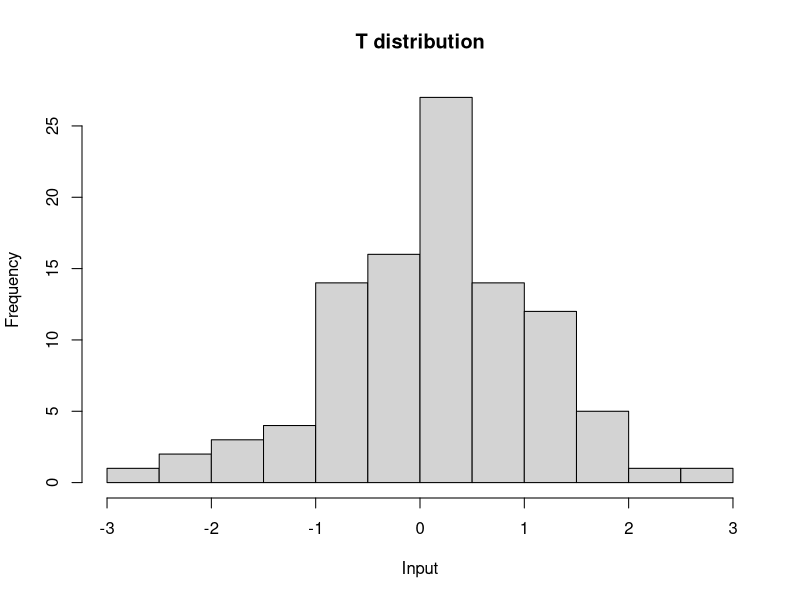
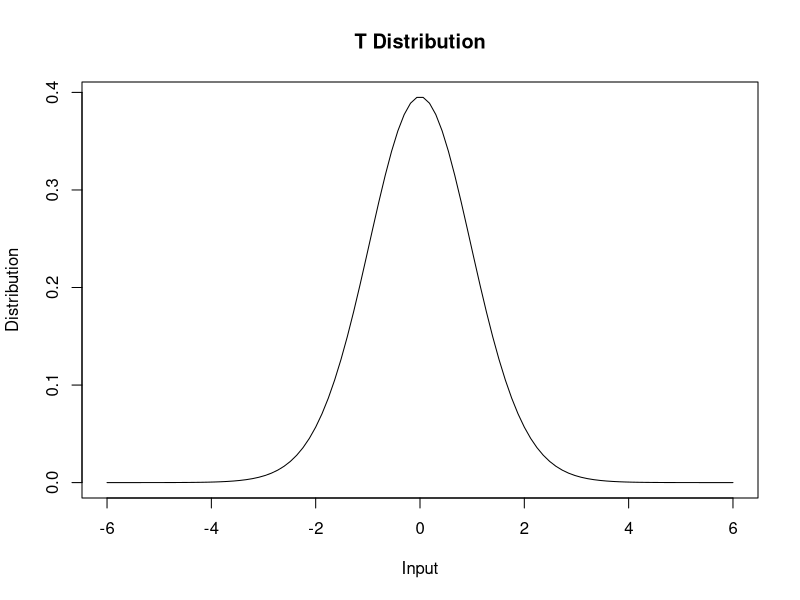
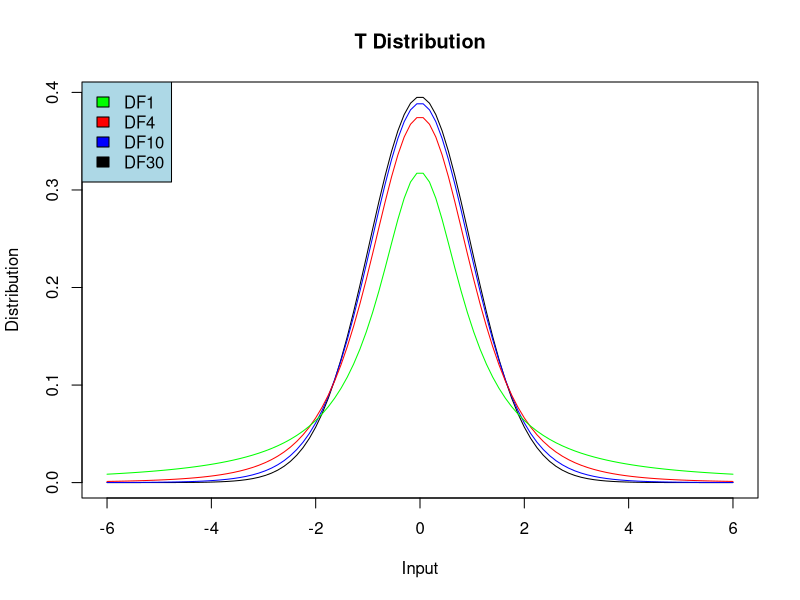
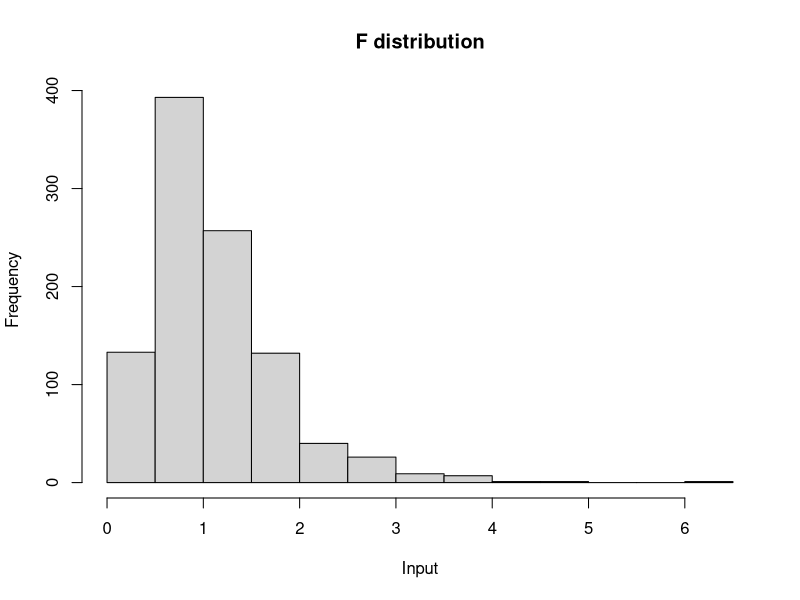

The R source for these figures, in order:
"Samarjot Singh          Assignment 7"


# Q1
n <- 100
df <- n-1
tdist <- rt(n, df)
print(tdist)
hist(tdist, main = "T distribution", xlab = "Input")


# Q2
n <- 100
df <- c(2, 10, 25)
chisqdist <- rchisq(n, df)
print(chisqdist)


# Q3
x <- seq(-6, 6, length = 100)
df <- c(1, 4, 10, 30)
tdist1 <- dt(x, df[1])
tdist4 <- dt(x, df[2])
tdist10 <- dt(x, df[3])
tdist30 <- dt(x, df[4])

plot(x, tdist30, xlab = "Input", ylab = "Distribution", , main = "T Distribution", type = "l")

plot(x, tdist30, xlab = "Input", ylab = "Distribution", , main = "T Distribution", type = "l")
    lines(x, tdist10, col="blue")
    lines(x, tdist4, col="red")
    lines(x, tdist1, col="green")
    legend(x = "topleft", legend = c("DF1","DF4","DF10","DF30"), fill = c("green","red","blue","black"), bg = "lightblue")


# Q4
# (i)
x <- 0.95
df1 <- 10
df2 <- 20
qfdist1 <- qf(x, df1, df2, lower.tail = TRUE)
print(qfdist1)

# (ii)
x <- 1.5
df1 <- 10
df2 <- 20
ar1 <- pf(x, df1, df2, lower.tail = TRUE)
print(ar1)
ar2 <- pf(x, df1, df2, lower.tail = FALSE)
print(ar2)
print(ar1+ar2)

# (iii)
P <- c(0.25, 0.5, 0.75, 0.999)
df1 <- 10
df2 <- 20
qfdist2 <- qf(P, df1, df2)
print(qfdist1)

# (iv)
n <- 1000
df1 <- 10
df2 <- 20
fdist <- rf(n, df1, df2)
hist(fdist, main = "F distribution", xlab = "Input")